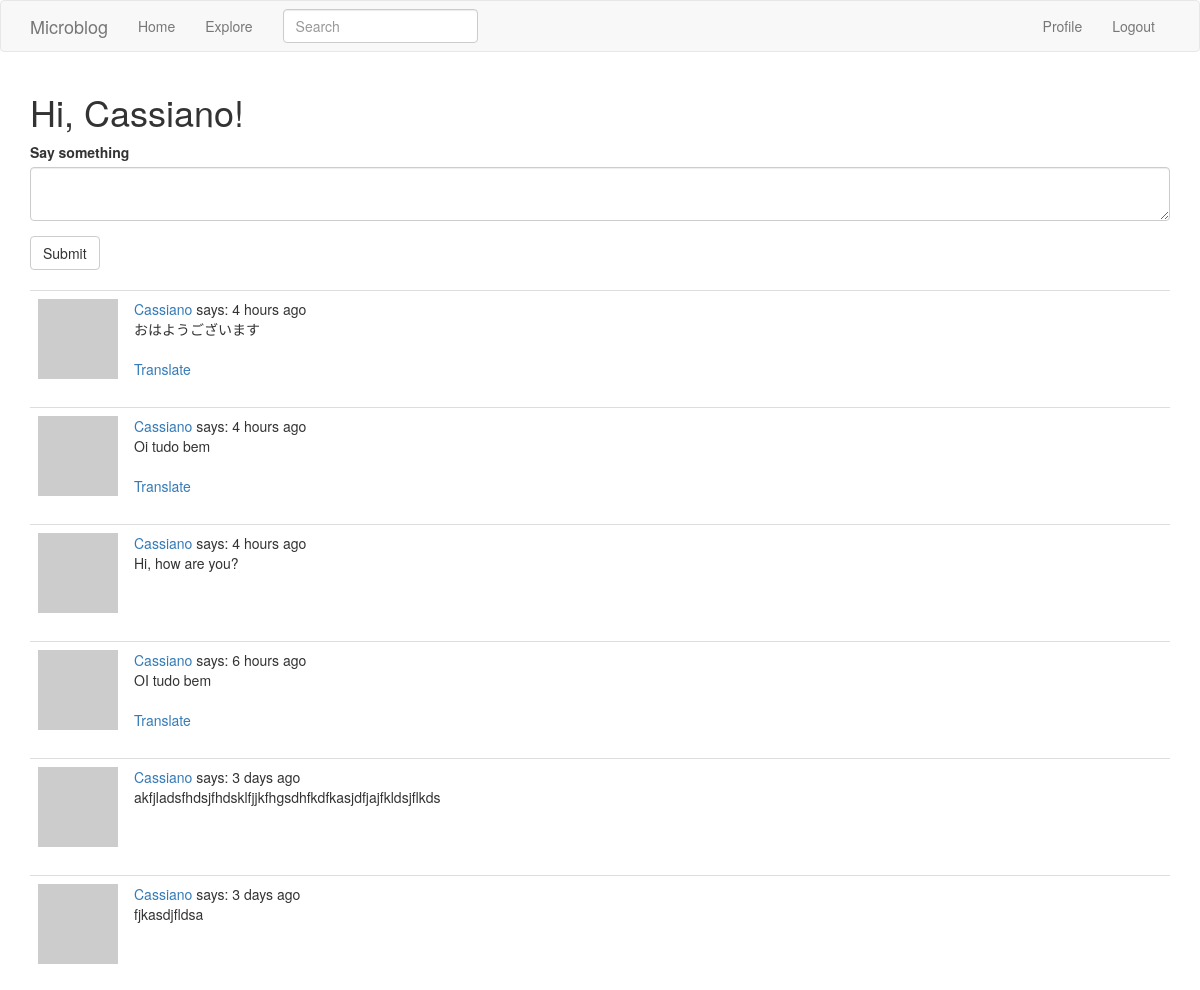
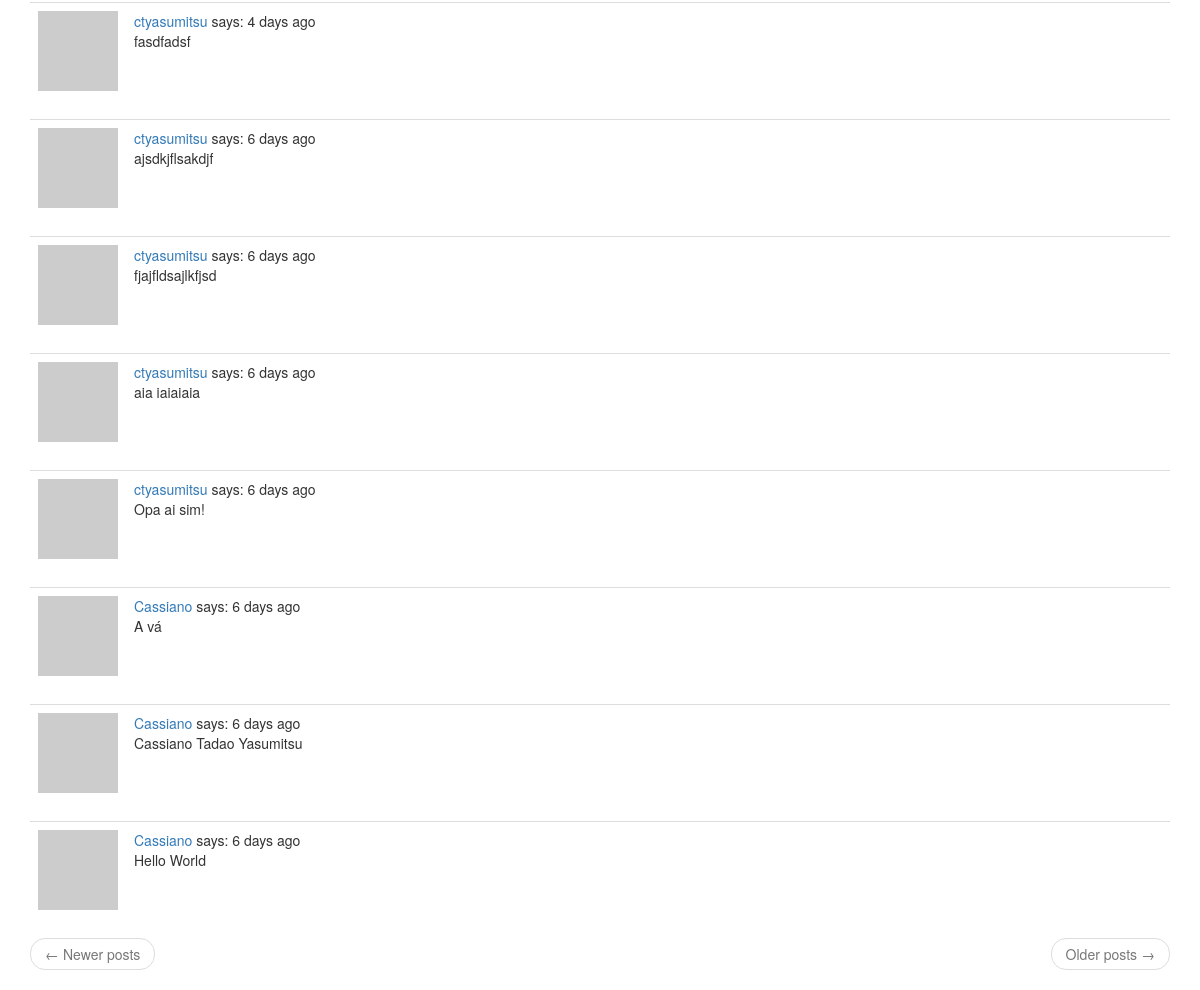
The page /index (signed in) on the database its author committed (2 pictures, top to bottom).
### app/models.py (models this page shows, shortened)
class User(UserMixin, db.Model):
    id = db.Column(db.Integer, primary_key=True)
    username = db.Column(db.String(64), index=True, unique=True)
    email = db.Column(db.String(120), index=True, unique=True)
    password_hash = db.Column(db.String(128))
    posts = db.relationship('Post', backref='author', lazy='dynamic')
    about_me = db.Column(db.String(140))
    last_seen = db.Column(db.DateTime, default=datetime.utcnow)
    followed = db.relationship(
        'User', secondary=followers,
        primaryjoin=(followers.c.follower_id == id),
        secondaryjoin=(followers.c.followed_id == id),
        backref=db.backref('followers', lazy='dynamic'), lazy='dynamic')
    def avatar(self, size):
        digest = md5(self.email.lower().encode('utf-8')).hexdigest()
        return 'https://www.gravatar.com/avatar/{}?d=identicon&s={}'.format(
            digest, size)
    def followed_posts(self):
        followed = Post.query.join(
            followers, (followers.c.followed_id == Post.user_id)).filter(
                followers.c.follower_id == self.id)
        own = Post.query.filter_by(user_id=self.id)
        return followed.union(own).order_by(Post.timestamp.desc())

class SearchableMixin(object):
    @classmethod
    def before_commit(cls, session):
        session._changes = {
            'add': list(session.new),
            'update': list(session.dirty),
            'delete': list(session.deleted)
        }
    @classmethod
    def after_commit(cls, session):
        for obj in session._changes['add']:
            if isinstance(obj, SearchableMixin):
                add_to_index(obj.__tablename__, obj)
        for obj in session._changes['update']:
            if isinstance(obj, SearchableMixin):
                add_to_index(obj.__tablename__, obj)
        for obj in session._changes['delete']:
            if isinstance(obj, SearchableMixin):
                remove_from_index(obj.__tablename__, obj)
        session._changes = None

class Post(SearchableMixin, db.Model):
    __searchable__ = ['body']
    id = db.Column(db.Integer, primary_key=True)
    body = db.Column(db.String(140))
    timestamp = db.Column(db.DateTime, index=True, default=datetime.utcnow)
    user_id = db.Column(db.Integer, db.ForeignKey('user.id'))
    language = db.Column(db.String(5))

### app/main/routes.py (the view, shortened to what this page needs)
@bp.route('/', methods=['GET', 'POST'])
@bp.route('/index', methods=['GET', 'POST'])
@login_required
def index():
    form = PostForm()
    page = request.args.get('page', 1, type=int)
    posts = current_user.followed_posts().paginate(
        page=page, per_page=current_app.config['POSTS_PER_PAGE'],
        error_out=False)
    next_url = url_for('main.index', page=posts.next_num) \
        if posts.has_next else None
    prev_url = url_for('main.index', page=posts.prev_num) \
        if posts.has_prev else None
    return render_template('index.html', title=_('Home'), form=form,
                           posts=posts.items, next_url=next_url,
                           prev_url=prev_url)

### app/main/forms.py
class SearchForm(FlaskForm):
    q = StringField(_l('Search'), validators=[DataRequired()])
    def __init__(self, *args, **kwargs):
        if 'formdata' not in kwargs:
            kwargs['formdata'] = request.args
        if 'meta'not in kwargs:
            kwargs['meta'] = {'csrf': False}
        super(SearchForm, self).__init__(*args, **kwargs)

class PostForm(FlaskForm):
    post = TextAreaField(_l('Say something'), validators=[DataRequired()])
    submit = SubmitField(_l('Submit'))

### app/main/routes.py (called while the page is built)
@bp.before_app_request
def before_request():
    if current_user.is_authenticated:
        current_user.last_seen = datetime.utcnow()
        db.session.commit()
        g.search_form = SearchForm()
    g.locale = str(get_locale())

### app/models.py (called while the page is built)
@login.user_loader
def load_user(id):
    return User.query.get(int(id))

### app/templates/index.html
{% extends "base.html" %} {% import 'bootstrap/wtf.html' as wtf %} {% block
app_content %}
<h1>{{ _('Hi, %(username)s!', username=current_user.username) }}</h1>
{% if form %} {{ wtf.quick_form(form) }}
<br />
{% endif %} {% for post in posts %} {% include '_post.html' %} {% endfor %}
<nav aria-label="...">
  <ul class="pager">
    <li class="previous{% if not prev_url %} disabled{% endif %}">
      <a href="{{ prev_url or '#' }}">
        <span aria-hidden="true">&larr;</span> {{ _('Newer posts') }}
      </a>
    </li>
    <li class="next{% if not next_url %} disabled{% endif %}">
      <a href="{{ next_url or '#' }}">
        {{ _('Older posts') }} <span aria-hidden="true">&rarr;</span>
      </a>
    </li>
  </ul>
</nav>
{% endblock %}

### app/templates/_post.html
<table class="table table-hover">
  <tr>
    <td width="70px">
      <a href="{{ url_for('main.user', username=post.author.username) }}">
        <img src="{{ post.author.avatar(70) }}" />
      </a>
    </td>
    <td>
      <a href="{{ url_for('main.user', username=post.author.username) }}">
        {{ post.author.username }}
      </a>
      says: {{ moment(post.timestamp).fromNow() }}
      <br />
      <span id="post{{ post.id }}">{{ post.body }}</span>
      {% if post.language and post.language != g.locale %}
      <br /><br />
      <span id="translation{{ post.id }}">
        <a
          href="javascript:translate(
                        '#post{{ post.id }}',
                        '#translation{{ post.id }}',
                        '{{ post.language }}',
                        '{{ g.locale }}');"
          >{{ _('Translate') }}</a
        >
      </span>
      {% endif %}
    </td>
  </tr>
</table>

### rows shown on the page
Post: author.username "Cassiano", timestamp "4 hours ago", body "おはようございます"
Post: author.username "Cassiano", timestamp "4 hours ago", body "Oi tudo bem"
Post: author.username "Cassiano", timestamp "4 hours ago", body "Hi, how are you?"
Post: author.username "Cassiano", timestamp "6 hours ago", body "OI tudo bem"
Post: author.username "Cassiano", timestamp "3 days ago", body "akfjladsfhdsjfhdsklfjjkfhgsdhfkdfkasjdfjajfkldsjflkds"
Post: author.username "Cassiano", timestamp "3 days ago", body "fjkasdjfldsa"
Post: author.username "ctyasumitsu", timestamp "4 days ago", body "fasdfadsf"
Post: author.username "ctyasumitsu", timestamp "6 days ago", body "ajsdkjflsakdjf"
Post: author.username "ctyasumitsu", timestamp "6 days ago", body "fjajfldsajlkfjsd"
Post: author.username "ctyasumitsu", timestamp "6 days ago", body "aia iaiaiaia"
Post: author.username "ctyasumitsu", timestamp "6 days ago", body "Opa ai sim!"
Post: author.username "Cassiano", timestamp "6 days ago", body "A vá"
Post: author.username "Cassiano", timestamp "6 days ago", body "Cassiano Tadao Yasumitsu"
Post: author.username "Cassiano", timestamp "6 days ago", body "Hello World"
